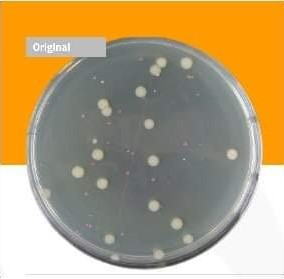
#> input picture Thi_Nghiem.jpg, 284 x 279 px
$ python Thi_Nghiem.py
#> lines starting #> are read from the running program, lines starting #| are printed output that depends on the picture; after the words box and inside, x2 and y2 are one past the last pixel; in counts of white or black regions, pixels touching at a corner belong together
import cv2
import numpy as np

def nothing():
    pass

img_st = cv2.imread("Thi_Nghiem.jpg")
#> img_st is the input picture: shape (279, 284, 3); mean B, G, R 117.3, 157.6, 180.6
img = cv2.resize(img_st, (512,512))
#cv2.imshow("Image", img)
img_gr = cv2.cvtColor(img, cv2.COLOR_BGR2GRAY)
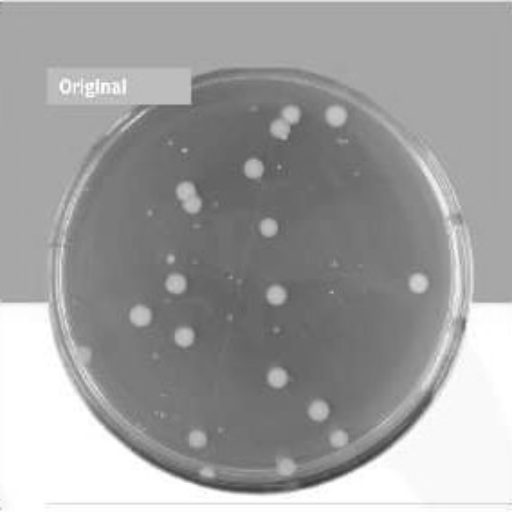
#> img_gr: shape (512, 512); min 56, max 255, mean 159.8
Gblur = cv2.GaussianBlur(img_gr, (5,5), 0)

# [11 lines of commented-out code are left out]

Circles = cv2.HoughCircles(Gblur, cv2.HOUGH_GRADIENT, 1, 10, param1 = 90, param2 = 10, minRadius = 0, maxRadius = 10)
#> Circles = 30 rows, first 8: [277.5, 377.5, 9.4], [175.5, 283.5, 9.4], [183.5, 336.5, 9.4], [275.5, 294.5, 9.4], [268.5, 226.5, 8.2], [253.5, 167.5, 9.4], [418.5, 282.5, 9.4], [317.5, 410.5, 9.4]
print(Circles[0])
#> (printed output is left out)
if Circles is not None:
    Circles = np.round(Circles).astype("int")
#> Circles = 30 rows, first 8: [278, 378, 9], [176, 284, 9], [184, 336, 9], [276, 294, 9], [268, 226, 8], [254, 168, 9], [418, 282, 9], [318, 410, 9]
    for x, y, r in Circles[0]:
        cv2.circle(img, (x, y), r, (0,255,0), 2)
#> this loop made 30 passes
#> (x, y, r) on passes 1 to 12: (278, 378, 9), (176, 284, 9), (184, 336, 9), (276, 294, 9), (268, 226, 8), (254, 168, 9), (418, 282, 9), (318, 410, 9), (196, 438, 8), (338, 438, 8), (186, 190, 9), (286, 466, 9)
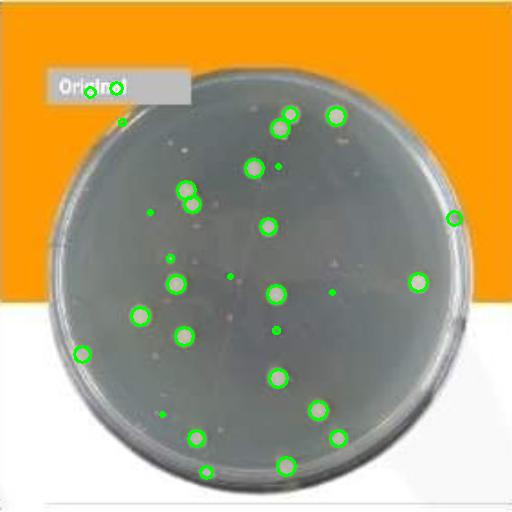
#> img: shape (512, 512, 3); mean B, G, R 115.1, 158.8, 178.2
    cv2.imshow("Image", img)
cv2.waitKey()
cv2.destroyAllWindows()

$ run again, with Apple.jpg copied over Thi_Nghiem.jpg
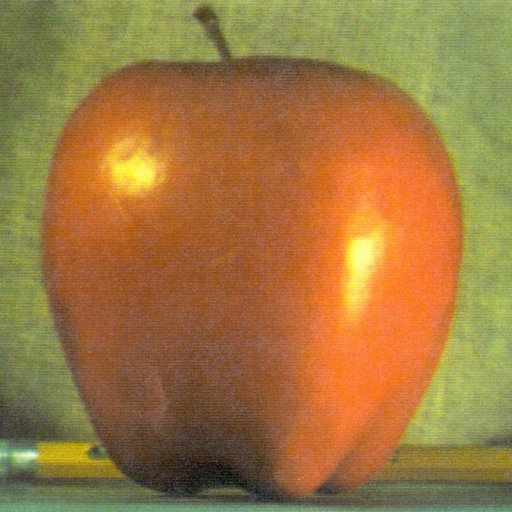
#> input picture Apple.jpg, 512 x 512 px
#> img_st is the input picture: shape (512, 512, 3); mean B, G, R 64.8, 119.7, 159.1
#> `img_gr = cv2.cvtColor(img, cv2.COLOR_BGR2GRAY)`:
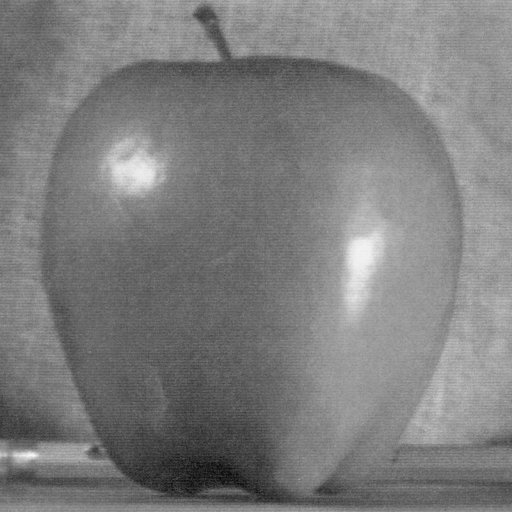
#> img_gr: shape (512, 512); min 7, max 248, mean 125.2
#> `Circles = cv2.HoughCircles(Gblur, cv2.HOUGH_GRADIENT, 1, 10, param1 = ..`: Circles = [[94.5, 449.5, 9.4]]
#| [[ 94.5 449.5   9.4]]
#> `Circles = np.round(Circles).astype("int")`: Circles = [[94, 450, 9]]
#> the loop `for x, y, r in Circles[0]:` made 1 pass
#> after the loop `for x, y, r in Circles[0]:`:
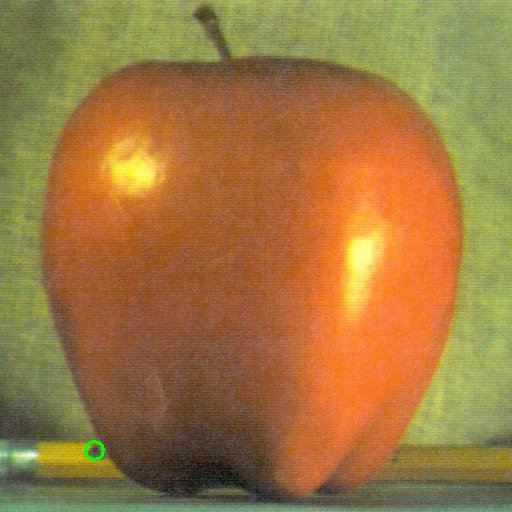
#> img: shape (512, 512, 3); 0.06% of pixels changed, all inside (x1, y1, x2, y2) = (84, 440, 105, 461)
